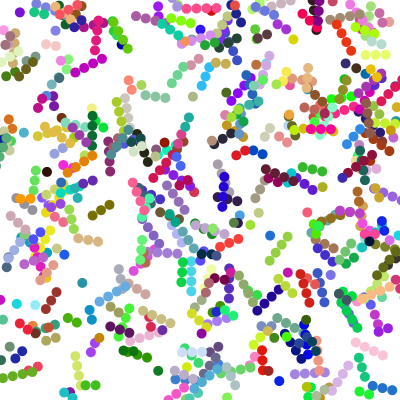
Frame 1 (no input)
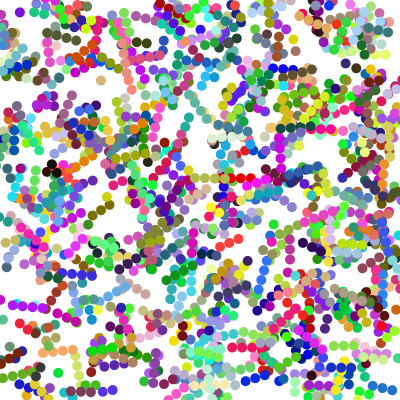
Frame 2 (the mouse pressed at the canvas centre, redrawn once)

The Processing sketch that drew these frames (run headless with seeded random() and noise(); the mouse was pressed at the canvas centre and the sketch redrawn once):

// Processing sketch: T2_Bs3
// ── T2_Bs3.pde
// T2. Lab1. DMP - KP_S25
// Martinez
// Back to Basics. Basics Shapes Example 3. A row of beads for and funct


void setup() {
  size (400, 400);
  background(255);
  noLoop();
  fill(0);
  noStroke();
}

void draw() {
  for (int i = 0;i< 400; i++){
    fill(random(255),random(255),random(255));
    pushMatrix();
    translate(random(width),random(height));
    rotate(random(TWO_PI));
    beadRow(int(random(1,5)));
    popMatrix();
  }
}
void beadRow(int count) {
  float size=10;
  for (int i=0;i< count; i++){
      ellipse(size*i, 0, size, size);

  }
}
